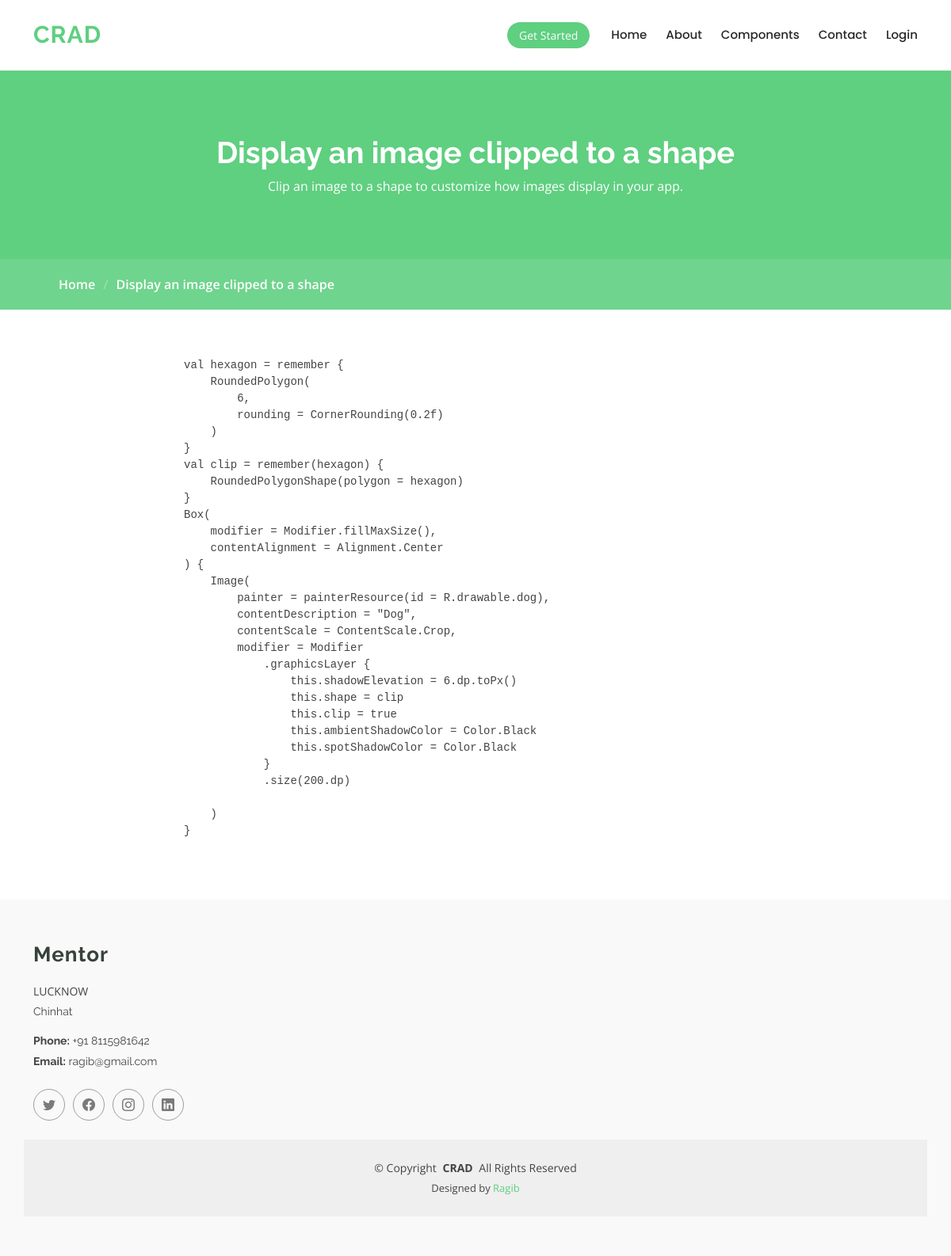
Screenshot of /components/7/view with the database file from the repository.
### crad/models.py (models this page shows)
class Component(models.Model):
    title = models.CharField(max_length = 150)
    desc = models.TextField(help_text="describe the component code")
    image = models.FileField(upload_to="images", default="card.png")
    category = models.ForeignKey(Category, on_delete=models.CASCADE)
    code = models.TextField()
    created_at = models.DateTimeField(auto_now_add=True)

### crad/views.py (the view)
# urls.py: path('components/<int:pk>/view',component_view,name='component_view'),
def component_view(request, pk):
    try:
        component = Component.objects.get(pk=pk)
        return render(request,'component_view.html',{
            'component' : component
        } )
    except Exception as e:
        messages.error(request, "component do not exists")
        return redirect("components")

### templates/component_view.html (shortened to what this page needs)
{% load crispy_forms_tags %}
<!DOCTYPE html>
<html lang="en">
    <head>
        <link href="/static/vendor/bootstrap/css/bootstrap.min.css"
            rel="stylesheet">
        <link href="/static/vendor/bootstrap-icons/bootstrap-icons.css"
            rel="stylesheet">
        <link href="/static/vendor/aos/aos.css" rel="stylesheet">
        <link href="/static/vendor/glightbox/css/glightbox.min.css"
            rel="stylesheet">
        <link href="/static/vendor/swiper/swiper-bundle.min.css"
            rel="stylesheet">
        <link rel="stylesheet"
            href="https://cdnjs.cloudflare.com/ajax/libs/prism/9000.0.1/themes/prism-tomorrow.min.css"
 />
        <link rel="stylesheet"
            href="https://cdnjs.cloudflare.com/ajax/libs/prism/9000.0.1/plugins/show-language/prism-show-language.min.css"
 />
        <link rel="stylesheet"
            href="https://cdnjs.cloudflare.com/ajax/libs/prism/9000.0.1/plugins/line-numbers/prism-line-numbers.min.css"
 />
        <link href="/static/css/main.css" rel="stylesheet">
    </head>
    <body class="courses-page">
        {% include 'components/header.html'%}
        <main class="main">
            <div class="page-title" data-aos="fade">
                <div class="heading">
                    <div class="container">
                        <div
                            class="row d-flex justify-content-center text-center">
                            <div class="col-lg-8">
                                <h1>{{component.title}}</h1>
                                <p class="mb-0">{{component.desc}}</p>
                            </div>
                        </div>
                    </div>
                </div>
                <nav class="breadcrumbs">
                    <div class="container">
                        <ol>
                            <li><a href="index.html">Home</a></li>
                            <li class="current">{{component.title}}</li>
                        </ol>
                    </div>
                </nav>
            </div>
            <section id="courses" class="courses section">
                <div class="container">
                    <div class="row justify-content-center">
                        <div class="col-md-8">
                            <pre><code class="language-java">{{component.code}}</code></pre>
                        </div>
                    </div>
                </div>
            </section>
        </main>
        <footer id="footer" class="footer position-relative">
            <div class="container footer-top">
                <div class="row gy-4">
                    <div class="col-lg-4 col-md-6 footer-about">
                        <a href="index.html"
                            class="logo d-flex align-items-center">
                            <span class="sitename">Mentor</span>
                        </a>
                        <div class="footer-contact pt-3">LUCKNOW</p>
                            <p>Chinhat</p>
                            <p class="mt-3"><strong>Phone:</strong> <span>+91 8115981642</span></p>
                            <p><strong>Email:</strong>
                                <span>ragib@gmail.com</span></p>
                        </div>
                        <div class="social-links d-flex mt-4">
                            <a href><i class="bi bi-twitter"></i></a>
                            <a href><i class="bi bi-facebook"></i></a>
                            <a href><i class="bi bi-instagram"></i></a>
                            <a href><i class="bi bi-linkedin"></i></a>
                        </div>
                    </div>
                </div>
            </div>
            <div class="container copyright text-center mt-4">
                <p>© <span>Copyright</span> <strong
                        class="px-1 sitename">CRAD</strong> <span>All Rights
                        Reserved</span></p>
                <div class="credits">
                    Designed by <a
                        href="https://bootstrapmade.com/">Ragib</a>
                </div>
            </div>
        </footer>
    </body>
</html>

### assets/css/main.css (style rules this page uses)
:root { --default-font: "Open Sans", system-ui, -apple-system, "Segoe UI", Roboto, "Helvetica Neue", Arial, "Noto Sans", "Liberation Sans", sans-serif, "Apple Color Emoji", "Segoe UI Emoji", "Segoe UI Symbol", "Noto Color Emoji"; --heading-font: "Raleway", sans-serif; --nav-font: "Poppins", sans-serif; }
:root { --background-color: #ffffff; --background-color-rgb: 255, 255, 255; --default-color: #444444; --default-color-rgb: 68, 68, 68; --heading-color: #37423b; --heading-color-rgb: 55, 66, 59; --accent-color: #5fcf80; --accent-color-rgb: 95, 207, 128; --contrast-color: #ffffff; --contrast-color-rgb: 255, 255, 255; }
:root { --nav-color: #272828; --nav-hover-color: #5fcf80; --nav-dropdown-color: #272828; --nav-dropdown-hover-color: #5fcf80; --nav-dropdown-background-color: #ffffff; }
:root { scroll-behavior: smooth; }
body { color: var(--default-color); background-color: var(--background-color); font-family: var(--default-font); }
a { color: var(--accent-color); text-decoration: none; transition: 0.3s; }
h1, h2, h3, h4, h5, h6 { color: var(--heading-color); font-family: var(--heading-font); }
.footer { color: var(--default-color); background-color: rgba(var(--default-color-rgb), 0.03); font-size: 14px; padding-bottom: 50px; position: relative; }
.footer .footer-top { padding-top: 50px; }
.footer .footer-about .logo { margin-bottom: 0; }
.footer .footer-about .logo span { font-size: 26px; font-weight: 700; letter-spacing: 1px; font-family: var(--heading-font); color: var(--heading-color); }
.footer .footer-about p { font-size: 14px; font-family: var(--heading-font); }
.footer .social-links a { display: flex; align-items: center; justify-content: center; width: 40px; height: 40px; border-radius: 50%; border: 1px solid rgba(var(--default-color-rgb), 0.5); font-size: 16px; color: rgba(var(--default-color-rgb), 0.7); margin-right: 10px; transition: 0.3s; }
.footer .footer-contact p { margin-bottom: 5px; }
.footer .copyright { padding-top: 25px; padding-bottom: 25px; background-color: rgba(var(--default-color-rgb), 0.05); }
.footer .copyright p { margin-bottom: 0; }
.footer .credits { margin-top: 6px; font-size: 13px; }
.page-title { --default-color: var(--contrast-color); --default-color-rgb: var(--contrast-color-rgb); --background-color: var(--accent-color); --heading-color: var(--contrast-color); color: var(--default-color); background-color: var(--background-color); position: relative; }
.page-title .heading { padding: 80px 0; border-top: 1px solid rgba(var(--default-color-rgb), 0.1); }
.page-title .heading h1 { font-size: 38px; font-weight: 700; }
.page-title nav { background-color: rgba(var(--default-color-rgb), 0.099); padding: 20px 0; }
.page-title nav a { color: var(--default-color); }
.page-title nav ol { display: flex; flex-wrap: wrap; list-style: none; margin: 0; font-size: 16px; font-weight: 600; }
.page-title nav ol li+li { padding-left: 10px; }
.page-title nav ol li+li::before { content: "/"; display: inline-block; padding-right: 10px; color: rgba(var(--default-color-rgb), 0.3); }
section, .section { color: var(--default-color); background-color: var(--background-color); padding: 60px 0; scroll-margin-top: 900px; overflow: clip; }

### rows the page displays
Component: title "Display an image clipped to a shape", desc "Clip an image to a shape to customize how images display in your app.", code "val hexagon = remember { RoundedPolygon( 6, rounding = CornerRounding(0.2f) ) } val clip = remember(hexagon) { RoundedPolygonShape(polygon = hexagon) } Box( modifier = Modifier.fillMaxSize(), contentAlignment = Alignment.Center ) { Image( painter = painterResource(id = R.drawable.dog), contentDescription = \"Dog\", contentScale = ContentScale.Crop, modifier = Modifier .graphicsLayer { this.shadowElevation = 6.dp.toPx() this.shape = clip this.clip = true this.ambientShadowColor = Color.Black this.spotShadowColor = Color.Black } .size(200.dp) ) }"
